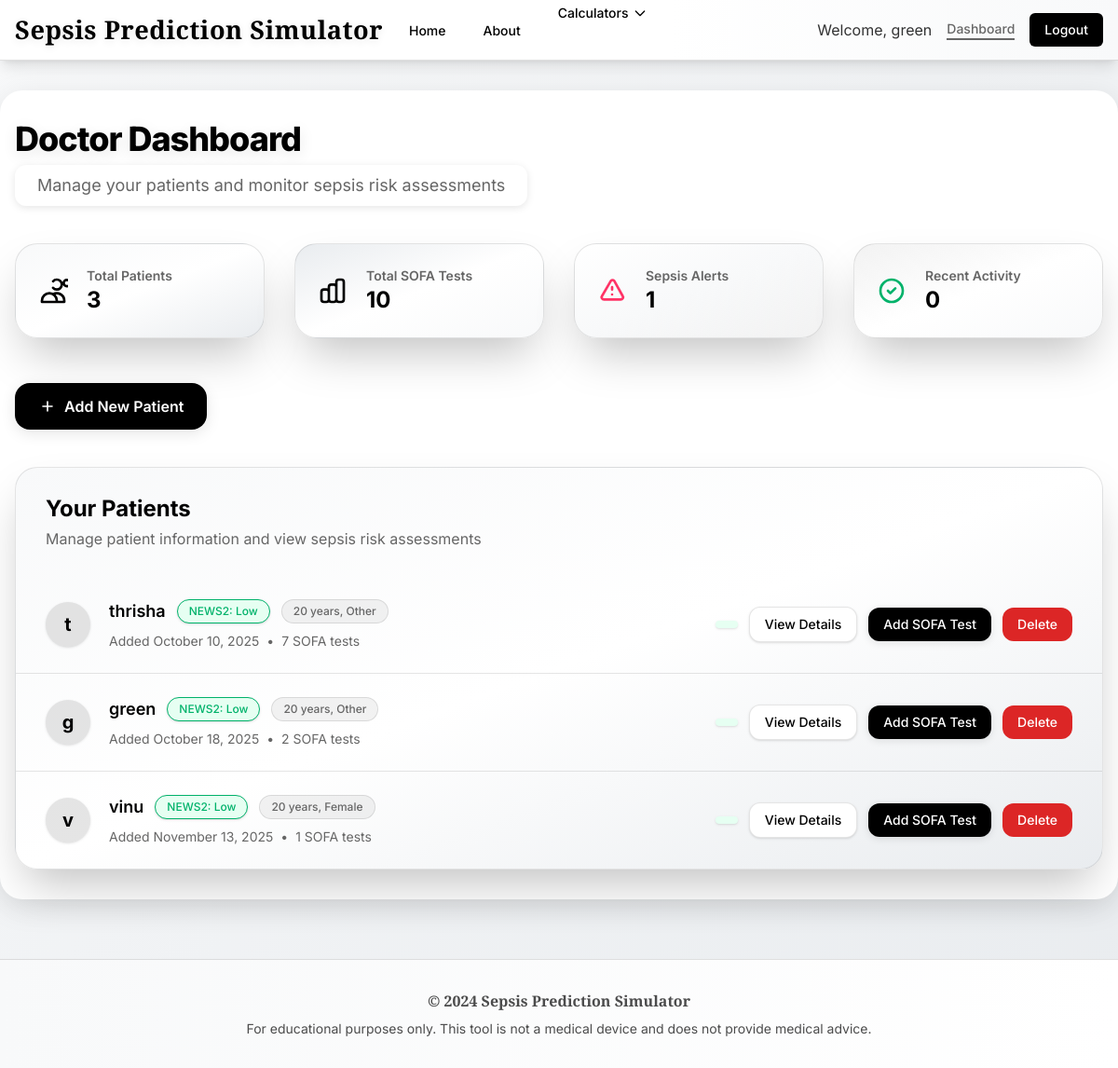
Before: /dashboard (signed in) with the older database file.
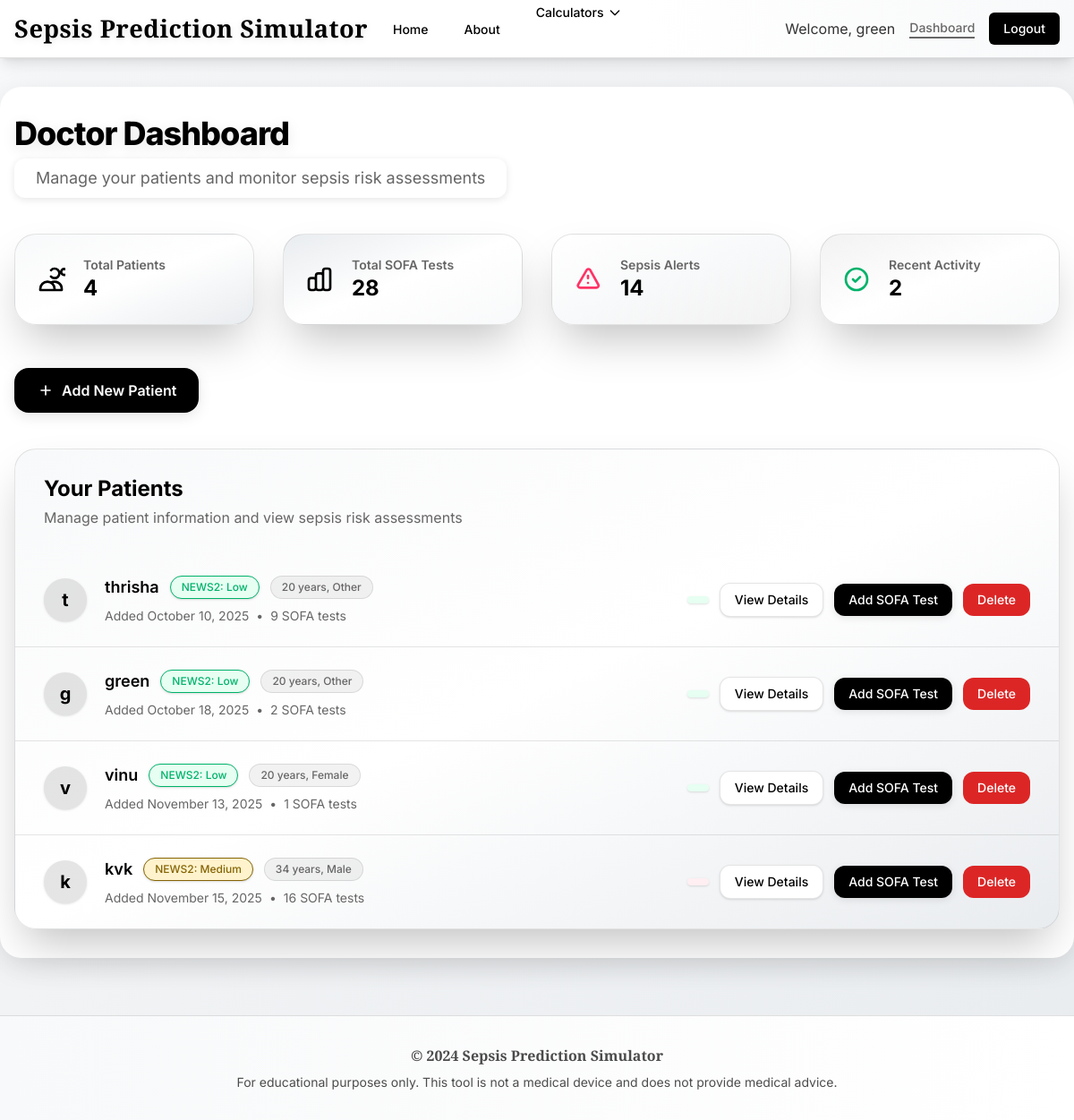
After: the same page with the newer database file.
### app.py (models this page shows)
class Patient(db.Model):
    id = db.Column(db.Integer, primary_key=True)
    doctor_id = db.Column(db.Integer, db.ForeignKey('user.id'), nullable=False)
    name = db.Column(db.String(120), nullable=False)
    age = db.Column(db.Integer, nullable=False)
    gender = db.Column(db.String(10), nullable=False)
    created_at = db.Column(db.DateTime, default=datetime.utcnow)
    sofa_tests = db.relationship('SofaTest', backref='patient', lazy=True, order_by='SofaTest.timestamp.desc()')

class SofaTest(db.Model):
    id = db.Column(db.Integer, primary_key=True)
    patient_id = db.Column(db.Integer, db.ForeignKey('patient.id'), nullable=False)
    test_type = db.Column(db.String(20), nullable=False) # 'qsofa', 'sofa', 'septic_shock', 'news2'
    timestamp = db.Column(db.DateTime, default=datetime.utcnow)
    total_score = db.Column(db.Integer)
    sepsis_criteria_met = db.Column(db.Boolean)
    high_risk = db.Column(db.Boolean)
    septic_shock_present = db.Column(db.Boolean)
    mortality_risk = db.Column(db.String(50))
    interpretation = db.Column(db.Text)
    respiration_score = db.Column(db.Integer)
    coagulation_score = db.Column(db.Integer)
    liver_score = db.Column(db.Integer)
    cardiovascular_score = db.Column(db.Integer)
    cns_score = db.Column(db.Integer)
    renal_score = db.Column(db.Integer)
    delta_sofa = db.Column(db.Integer)
    baseline_sofa = db.Column(db.Integer)
    respiratory_rate_22_or_higher = db.Column(db.Boolean)
    altered_mentation = db.Column(db.Boolean)
    systolic_bp_100_or_lower = db.Column(db.Boolean)
    sepsis_present = db.Column(db.Boolean)
    persistent_hypotension_on_vasopressors = db.Column(db.Boolean)
    lactate_greater_than_2 = db.Column(db.Boolean)
    adequate_volume_resuscitation = db.Column(db.Boolean)
    pao2_fio2 = db.Column(db.Float)
    respiratory_support = db.Column(db.Boolean)
    respiratory_rate = db.Column(db.Float)
    map_mmhg = db.Column(db.Float)
    systolic_bp = db.Column(db.Float)
    dopamine_dose = db.Column(db.Float)
    dobutamine_dose = db.Column(db.Float)
    epinephrine_dose = db.Column(db.Float)
    norepinephrine_dose = db.Column(db.Float)
    platelets = db.Column(db.Float)
    bilirubin = db.Column(db.Float)
    creatinine = db.Column(db.Float)
    lactate = db.Column(db.Float)
    urine_output = db.Column(db.Float)
    gcs = db.Column(db.Integer)
    suspected_infection = db.Column(db.Boolean)
    on_vasopressors = db.Column(db.Boolean)

### app.py (the view)
@app.route('/dashboard')
@doctor_required
def dashboard():
    patients = Patient.query.filter_by(doctor_id=current_user.id).all()
    total_tests = 0
    sepsis_alerts = 0
    recent_tests = 0
    patient_data = []
    for patient in patients:
        patient_tests = patient.sofa_tests
        total_tests += len(patient_tests)
        for test in patient_tests:
            if test.test_type == 'sofa' and test.sepsis_criteria_met:
                sepsis_alerts += 1
            if test.test_type == 'qsofa' and test.high_risk:
                sepsis_alerts += 1
            if test.test_type == 'septic_shock' and test.septic_shock_present:
                sepsis_alerts += 1
            if test.test_type == 'news2' and test.high_risk:
                sepsis_alerts += 1
        recent_tests += len([t for t in patient_tests if (datetime.now(timezone.utc) - t.timestamp.replace(tzinfo=timezone.utc)).total_seconds() < 86400])
        latest_news2 = SofaTest.query.filter_by(patient_id=patient.id, test_type='news2').order_by(SofaTest.timestamp.desc()).first()
        news2_risk = None
        if latest_news2:  # Ensure latest_news2 is not None
            interpretation = latest_news2.interpretation or ""  # Default to empty string if None
            if latest_news2.high_risk:
                if "High" in interpretation:
                    news2_risk = "High"
                else:
                    news2_risk = "Medium"  # high_risk True but not explicitly High means Medium
            else:
                news2_risk = "Low"
        patient_data.append({
            'patient': patient,
            'news2_risk': news2_risk
        })
    return render_template('dashboard.html', patient_data=patient_data,
                           total_tests=total_tests, sepsis_alerts=sepsis_alerts, recent_tests=recent_tests)

### app.py (called while the page is built)
@login_manager.user_loader
def load_user(user_id):
    return db.session.get(User, int(user_id))

def doctor_required(f):
    @wraps(f)
    def decorated_function(*args, **kwargs):
        if not current_user.is_authenticated:
            return redirect(url_for('login'))
        return f(*args, **kwargs)
    return decorated_function

### templates/dashboard.html (shortened to what the changed rows need)
{% extends "base.html" %}
{% block content %}
<div class="max-w-7xl mx-auto">
    <div class="mb-10">
        <h1 class="text-4xl font-extrabold" style="color: #000000; letter-spacing: -1px; text-shadow: 0 4px 16px rgba(0,0,0,0.1);">
            Doctor Dashboard
        </h1>
    </div>
    <div class="grid grid-cols-1 md:grid-cols-4 gap-8 mb-12">
        <div class="bg-gradient-to-br from-[#f8f9fa] via-white to-[#e9ecef] rounded-3xl shadow-2xl border border-[rgba(0,0,0,0.1)] transform hover:-translate-y-1 transition duration-200">
            <div class="p-6">
                <div class="flex items-center">
                    <div class="ml-5">
                        <dt class="text-sm font-semibold text-[#666666] truncate">Total Patients</dt>
                        <dd class="text-2xl font-bold text-[#000000]">{{ patient_data|length }}</dd>
                    </div>
                </div>
            </div>
        </div>
        <div class="bg-gradient-to-br from-[#e9ecef] via-white to-[#f8f9fa] rounded-3xl shadow-2xl border border-[rgba(0,0,0,0.1)] transform hover:-translate-y-1 transition duration-200">
            <div class="p-6 flex items-center">
                <div class="ml-5">
                    <dt class="text-sm font-semibold text-[#666666] truncate">Total SOFA Tests</dt>
                    <dd class="text-2xl font-bold text-[#000000]">{{ total_tests }}</dd>
                </div>
            </div>
        </div>
        <div class="bg-gradient-to-br from-[#fff] via-[#f8f9fa] to-[rgba(0,0,0,0.05)] rounded-3xl shadow-2xl border border-[rgba(0,0,0,0.1)] transform hover:-translate-y-1 transition duration-200">
            <div class="p-6 flex items-center">
                <div class="ml-5">
                    <dt class="text-sm font-semibold text-[#666666] truncate">Sepsis Alerts</dt>
                    <dd class="text-2xl font-bold text-[#000000]">{{ sepsis_alerts }}</dd>
                </div>
            </div>
        </div>
        <div class="bg-gradient-to-br from-[rgba(0,0,0,0.05)] via-white to-[#f8f9fa] rounded-3xl shadow-2xl border border-[rgba(0,0,0,0.1)] transform hover:-translate-y-1 transition duration-200">
            <div class="p-6 flex items-center">
                <div class="ml-5">
                    <dt class="text-sm font-semibold text-[#666666] truncate">Recent Activity</dt>
                    <dd class="text-2xl font-bold text-[#000000]">{{ recent_tests }}</dd>
                </div>
            </div>
        </div>
    </div>
    <div class="bg-gradient-to-br from-[#f8f9fa] via-white to-[#e9ecef] shadow-2xl border border-[rgba(0,0,0,0.1)] sm:rounded-3xl">
        {% if patient_data and patient_data|length > 0 %}
        <ul class="divide-y divide-[rgba(0,0,0,0.1)]">
            {% for data in patient_data %}
            <li>
                <div class="px-6 py-6 sm:px-8 flex items-center justify-between">
                    <div class="flex items-center">
                        <div class="h-12 w-12 rounded-full bg-[rgba(0,0,0,0.1)] flex items-center justify-center shadow">
                            <span class="text-[#000000] font-bold text-xl">{{ data.patient.name[0]|default('?', true) }}</span>
                        </div>
                        <div class="ml-5">
                            <div class="flex items-center">
                                <p class="text-lg font-semibold text-[#000000]">{{ data.patient.name }}</p>
                                {% if data.news2_risk %}
                                    <span class="ml-3 inline-flex items-center px-3 py-1 rounded-full text-xs font-medium shadow border"
                                          style="{% if data.news2_risk == 'Low' %}background:#E6FFF2;color:#00B26A;border-color:#00B26A;
                                                 {% elif data.news2_risk == 'Medium' %}background:#FFF3CD;color:#856404;border-color:#856404;
                                                 {% elif data.news2_risk == 'High' %}background:#FFEEF2;color:#FF3366;border-color:#FF3366;{% endif %}">
                                        NEWS2: {{ data.news2_risk }}
                                    </span>
                                {% else %}
                                    <span class="ml-3 inline-flex items-center px-3 py-1 rounded-full text-xs font-medium bg-gray-100 text-gray-600 border border-gray-300 shadow">
                                        No NEWS2 test yet
                                    </span>
                                {% endif %}
                                <span class="ml-3 inline-flex items-center px-3 py-1 rounded-full text-xs font-medium bg-[rgba(0,0,0,0.05)] text-[#666666] border border-[rgba(0,0,0,0.1)]">
                                    {{ data.patient.age }} years, {{ data.patient.gender }}
                                </span>
                            </div>
                            <div class="mt-2 flex items-center text-sm text-[#666666]">
                                <p>Added
                                    {% if data.patient.created_at %}
                                        {{ data.patient.created_at.strftime('%B %d, %Y') }}
                                    {% else %}
                                        Unknown date
                                    {% endif %}
                                </p>
                                <span class="mx-2">•</span>
                                <p>{{ data.patient.sofa_tests|length }} SOFA tests</p>
                            </div>
                        </div>
                    </div>
                    <div class="flex items-center space-x-3">
                        {% if data.patient.sofa_tests and data.patient.sofa_tests|length > 0 %}
                            {% set latest_test = data.patient.sofa_tests[0] %}
                            <span class="inline-flex items-center px-3 py-1 rounded-full text-xs font-semibold shadow"
                                  style="{% if latest_test.sepsis_criteria_met or latest_test.high_risk or latest_test.septic_shock_present %}
                                             background:#FFEEF2;color:#FF3366;
                                         {% else %}
                                             background:#E6FFF2;color:#00B26A;
                                         {% endif %}">
                            </span>
                        {% endif %}
                        <a href="{{ url_for('patient_detail', patient_id=data.patient.id) }}"
                           class="inline-flex items-center px-4 py-2 border border-[rgba(0,0,0,0.1)] shadow text-sm font-medium rounded-xl text-[#000000] bg-white hover:bg-[#f8f9fa] transition">
                            View Details
                        </a>
                        <a href="{{ url_for('new_sofa_test', patient_id=data.patient.id) }}"
                           class="inline-flex items-center px-4 py-2 text-sm font-medium rounded-xl text-white transition hover:opacity-90"
                           style="background:linear-gradient(90deg,#000000 0%,#000000 100%);box-shadow:0 2px 8px 0 rgba(0,0,0,0.1);">
                            Add SOFA Test
                        </a>
                        <form method="POST" action="{{ url_for('delete_patient', patient_id=data.patient.id) }}"
                              onsubmit="return confirm('Are you sure you want to delete {{ data.patient.name }} and all associated data?');">
                            <button type="submit"
                                class="inline-flex items-center px-4 py-2 text-sm font-medium rounded-xl text-white bg-red-600 hover:bg-red-700 transition">
                                Delete
                            </button>
                        </form>
                    </div>
                </div>
            </li>
            {% endfor %}
        </ul>
        {% else %}
        <div class="px-6 py-6 sm:px-8 text-center text-[#666666]">
            <p>No patients added yet. Start by adding a new patient.</p>
        </div>
        {% endif %}
    </div>
</div>
{% endblock %}

Changed rows visible on the page:
added Patient: patient "k", patient.name "kvk", patient.age "34", patient.gender "Male", patient.created_at "November 15, 2025"
Other visible differences:
{{ patient_data|length }}: "3" → "4"
{{ total_tests }}: "10" → "28"
{{ sepsis_alerts }}: "1" → "14"
{{ recent_tests }}: "0" → "2"
new list line: "t thrisha 20 Other October 10, 2025"
new list line: "NEWS2: Low years, Added • 9 SOFA tests View Details Add SOFA Test Delete"
new list line: "NEWS2: Medium years, Added • 16 SOFA tests View Details Add SOFA Test Delete"
list line gone: "t thrisha 20 Other October 10, 2025"
list line gone: "NEWS2: Low years, Added • 7 SOFA tests View Details Add SOFA Test Delete"
